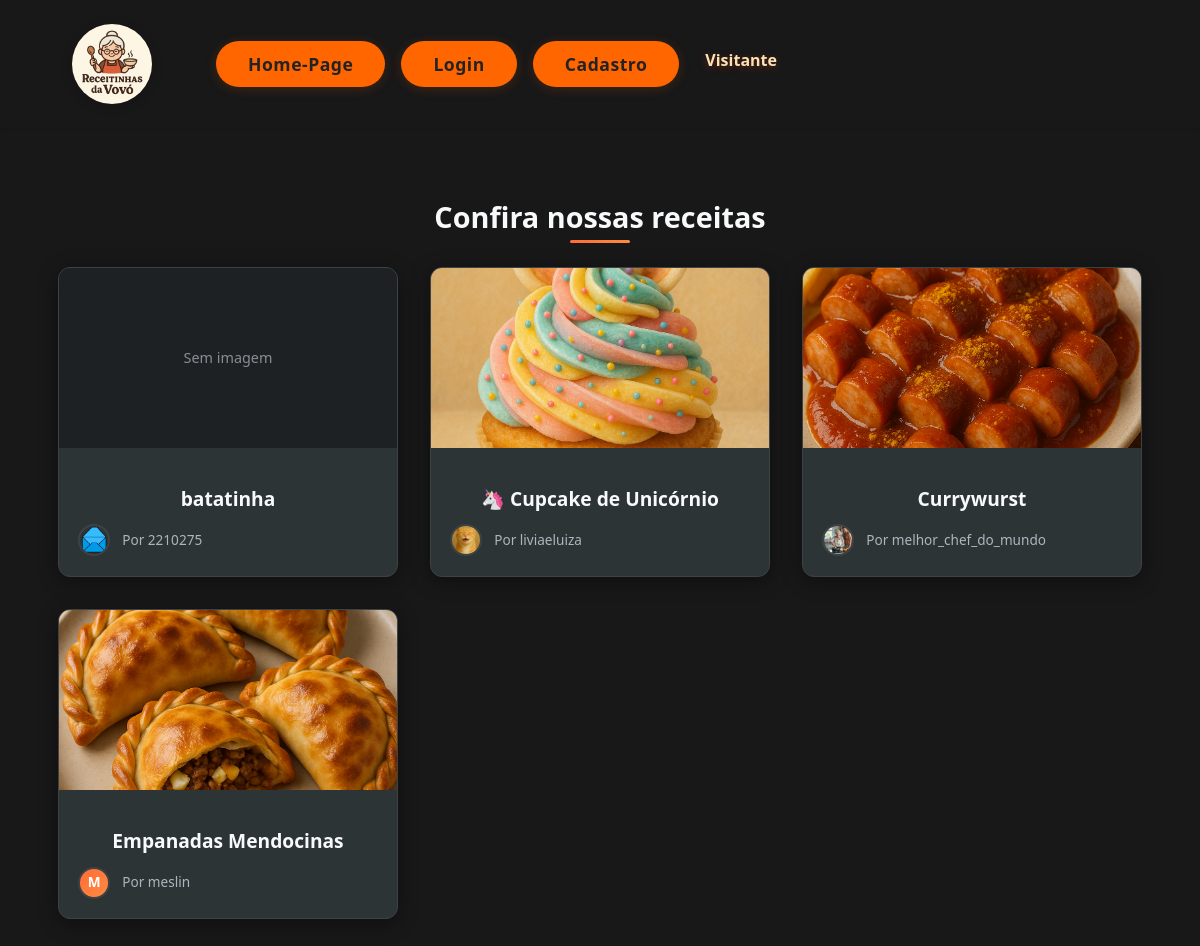
Before: / with the older database file.
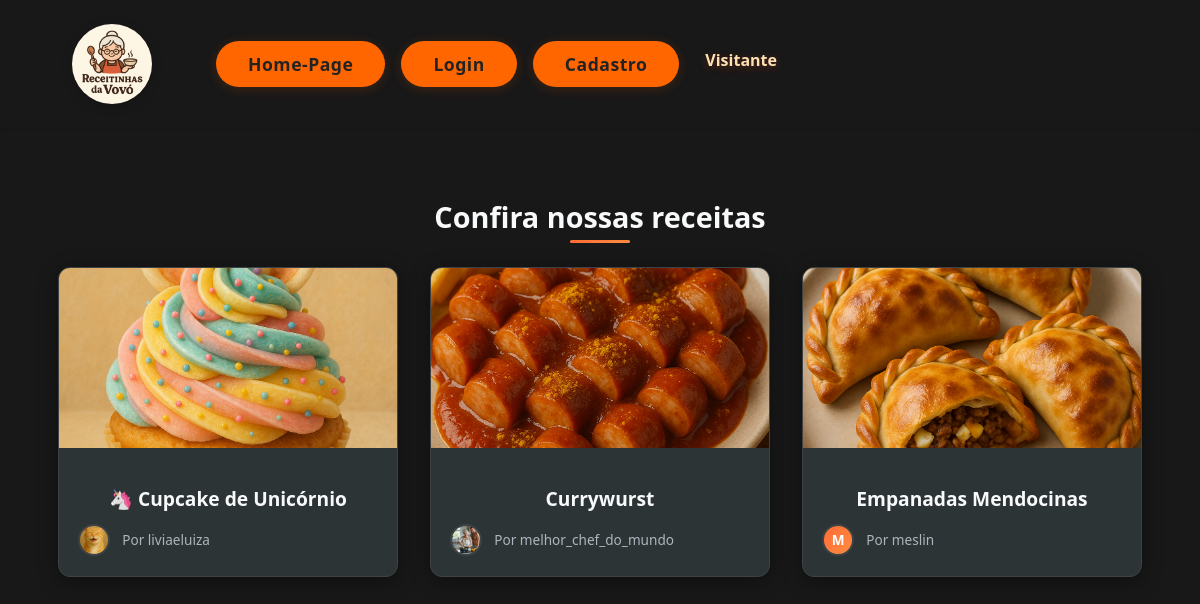
After: the same page with the newer database file.
### receitas/models.py (models this page shows, shortened)
class Receita(models.Model):
    id = models.AutoField(primary_key=True) # Identificador da receita (primary key)
    titulo = models.CharField(max_length=200, help_text='Digite o titulo da receita') # Título da receita
    ingredientes = models.TextField(help_text='Liste os ingredientes') # Ingredientes da receita
    modo_de_preparo = models.TextField(help_text='Descreva o modo de preparo') # Modo de preparo da receita
    tempo_de_preparo = models.IntegerField(help_text='Tempo de preparo em minutos') # Tempo de preparo da receita
    porcoes = models.IntegerField(help_text='Numero de porcoes/ Quantas pessoas serve') # Porções da receita
    categoria = models.CharField(max_length=100, help_text='Categoria da receita (ex: sobremesa, prato principal, etc.)') # Categoria da receita
    foto_da_receita = models.ImageField(upload_to='receitas/img', null=True, blank=True) # Foto da receita
    visibilidade = models.CharField(max_length=10, choices=[('pub', 'Pub'), ('priv', 'Priv')], default='Pub', help_text='Defina se a receita é pública ou privada (Pub ou Priv)')
    autor = models.ForeignKey(settings.AUTH_USER_MODEL, on_delete=models.CASCADE) # Autor da receita (chave estrangeira para o modelo Usuario)
    class Meta:
        app_label = 'receitas'

### usuarios/models.py (models this page shows, shortened)
class Usuario(AbstractUser):
    id = models.AutoField(primary_key=True) # Identificador único do usuário
    email = models.EmailField(help_text='Digite seu email', unique=True) # Email do usuário
    foto_de_perfil = models.ImageField(upload_to='usuarios/img', null=True, blank=True) # Foto de perfil do usuário
    class Meta:
        app_label = 'usuarios'

### receitas/views.py (the view)
# urls.py: path('', views.PubReceitasListView.as_view(), name = 'homepage'), #rota da homepage
class PubReceitasListView(View):
    def get(self, request, *args, **kwargs):
        receitas = Receita.objects.filter(visibilidade='pub')
        contexto = {
            'pub_receitas': receitas,
            'titulo_janela': 'Receitas Públicas',
            'titulo_pagina': 'Homepage - Receitas',
        }
        return render(request, 'receitas/home.html', contexto)

### receitas/templates/receitas/home.html (shortened to what this page needs)
{% extends 'site_receitas/base.html' %}
{% load static %}
{% block content %}
<link rel="stylesheet" href="{% static 'receitas/css/style.css' %}">
<main class="container py-5 mt-4">
            <section class="recipes-section">
                <h2 class="section-title text-center mb-4">Confira nossas receitas</h2>
                <div class="recipes-grid">
                    {% for receita in pub_receitas %}
                        <div class="recipe-card-tg">
                            <div class="recipe-image-container">
                                {% if receita.foto_da_receita and receita.foto_da_receita.name %}
                                    <img src="{{ receita.foto_da_receita.url }}" alt="{{ receita.titulo }}" class="recipe-image">
                                {% else %}
                                    <div class="recipe-image recipe-no-image">
                                        <span>Sem imagem</span>
                                    </div>
                                {% endif %}
                            </div>
                            <div class="recipe-content">
                                <h3 class="recipe-title">
                                    <a href="{% url 'receitas:ver_receita' receita.id %}">{{ receita.titulo }}</a>
                                </h3>
                                <div class="recipe-meta">
                                    <div class="recipe-author">
                                        <div class="author-avatar">
                                            {% if receita.autor.foto_de_perfil %}
                                                <img src="{{ receita.autor.foto_de_perfil.url }}" alt="{{ receita.autor.username }}" class="author-profile-pic">
                                            {% else %}
                                                <div class="author-profile-pic author-default-pic">
                                                    {{ receita.autor.username|first|upper }}
                                                </div>
                                            {% endif %}
                                        </div>
                                        <span class="author-name">Por {{ receita.autor.username|default:"TudoGostoso" }}</span>
                                    </div>
                                </div>
                            </div>
                        </div>
                    {% empty %}
                        <div class="w-100">
                            <p class="text-center py-5" style="color: #adb5bd;">Nenhuma receita disponível no momento.</p>
                        </div>
                    {% endfor %}
                </div>
            </section>
        </main>
{% endblock %}

Changed rows visible on the page:
no longer on this page (row edited): Receita: foto_da_receita "Sem imagem", titulo "batatinha", autor.foto_de_perfil (picture), autor.username "2210275"
